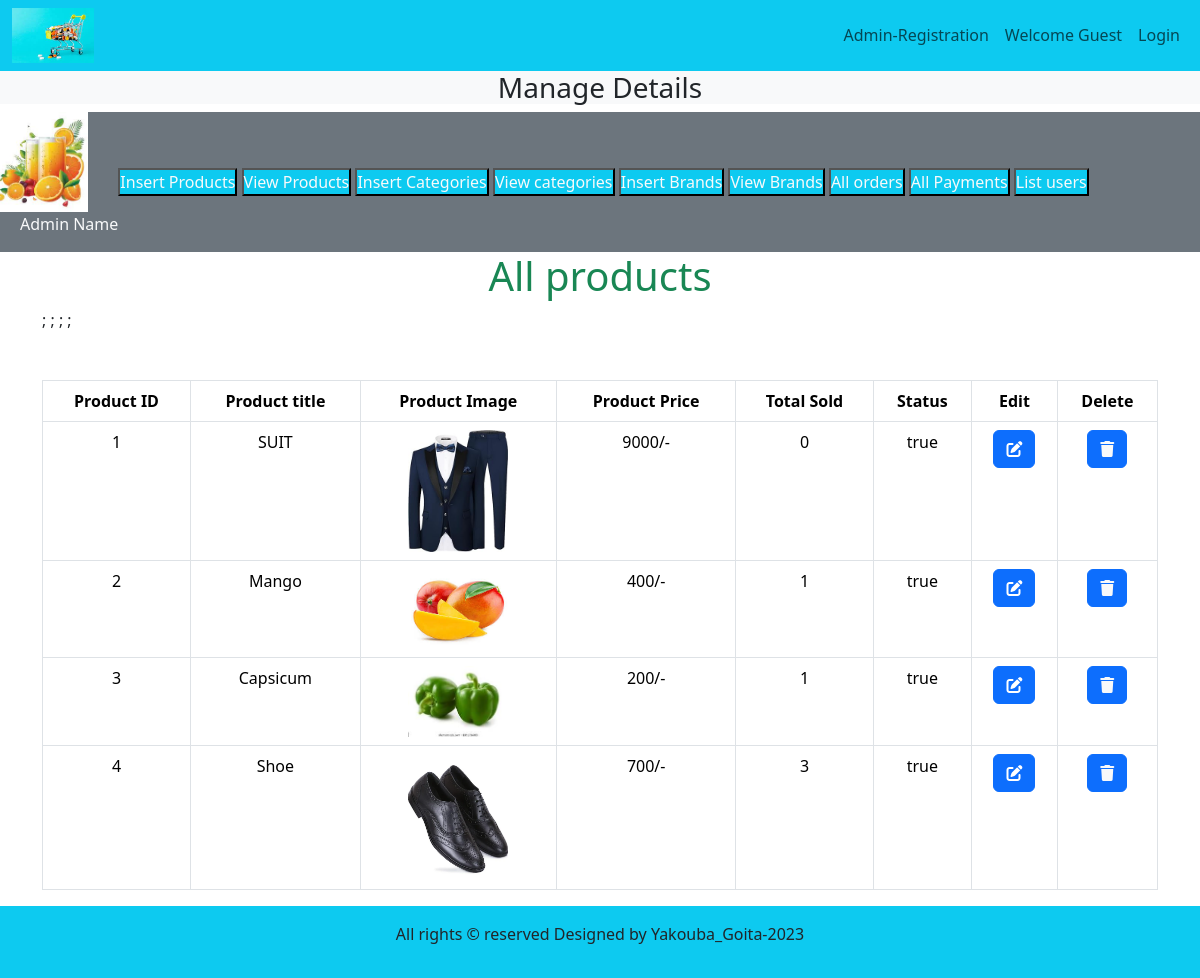
The page /admin_area/index.php?view_products on the database its author committed.
### tables this page shows
CREATE TABLE `products` (
  `product_id` int(11) NOT NULL,
  `product_title` varchar(100) NOT NULL,
  `product_description` varchar(255) NOT NULL,
  `product_keywords` varchar(255) NOT NULL,
  `category_id` int(11) NOT NULL,
  `brand_id` int(11) NOT NULL,
  `product_image1` varchar(255) NOT NULL,
  `product_image2` varchar(255) NOT NULL,
  `product_image3` varchar(255) NOT NULL,
  `product_price` int(11) NOT NULL,
  `date` timestamp NOT NULL DEFAULT current_timestamp() ON UPDATE current_timestamp(),
  `status` int(100) NOT NULL
);

### admin_area/view_products.php (the view, shortened to what this page needs)
<h1 class='text-center text-success'>All products</h1>
<table class='table table-bordered mt-5'>
<thead class='bg-info  text-center'>
   <tr>
    <th>Product ID</th>
    <th>Product title</th>
    <th>Product Image</th>
    <th>Product Price</th>
    <th>Total Sold</th>
    <th>Status</th>
    <th>Edit</th>
    <th>Delete</th>
   </tr>
</thead>
<tbody class='bg-secondary text-light text-center '>
    <?php
$get_products='Select*from `products`';
$result=mysqli_query($con,$get_products);
$number=0;
while($row=mysqli_fetch_assoc($result)){
    $product_id=$row['product_id'];
    $product_title=$row['product_title'];
    $product_image1=$row['product_image1'];
    $product_price=$row['product_price'];
    $number++;
    ?>
    <tr class='text-center'>
    <td><?php echo $number ;?></td>
    <td><?php echo $product_title ;?></td>
    <td><img src='./product_images/<?php echo$product_image1 ;?>'class='product_img'/></td>
    <td><?php echo $product_price ;?>/-</td>
    <td><?php
    $get_count="Select*from `orders_pending` where product_id=$product_id";
    $result_count=mysqli_query($con,$get_count);
    $rows_count=mysqli_num_rows($result_count);
    echo $rows_count;
   ?></td>
    <td>true</td>
    <td><a href='index.php?edit_products=<?php echo $product_id ?>' class='btn btn-primary'><i class='fa-solid fa-pen-to-square'></i></a></td>
    <td><a href='index.php?delete_product=<?php echo $product_id ?>' type="button"
         class="btn btn-primary text-light" data-toggle="modal" data-target="#exampleModal">
        <i class='fa-solid  fa-trash'></i></a></td>;
    </tr>
    <?php
}
?>
</tbody>
</table>

### style.css (style rules this page uses)
* { margin:0; padding:0; box-sizing: border-box; }
.product_img { width: 100px; object-fit:contain; }

### rows shown on the page
products: product_title "SUIT", product_image1 (picture), product_price "9000", rows_count "0"
products: product_title "Mango", product_image1 (picture), product_price "400", rows_count "1"
products: product_title "Capsicum", product_image1 (picture), product_price "200", rows_count "1"
products: product_title "Shoe", product_image1 (picture), product_price "700", rows_count "3"
